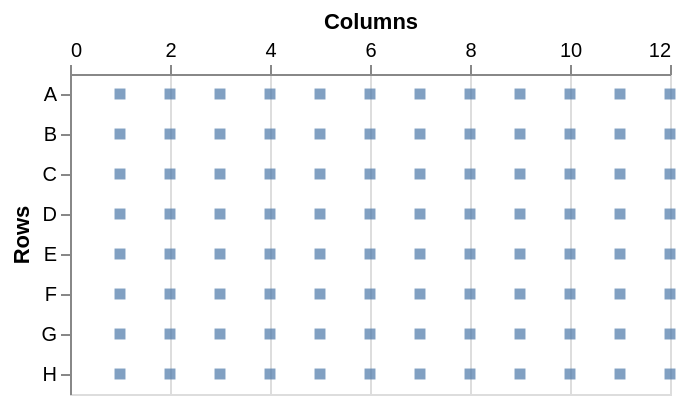

Here is the Vega-Lite specification saved for this chart:
### Vega-Lite specification from a JSON file in a GitHub repository (floating-point values rounded to 4 significant figures)
{"data": {"values": [{"a": "A", "b": 1}, {"a": "A", "b": 2}, {"a": "A", "b": 3}, {"a": "A", "b": 4}, {"a": "A", "b": 5}, {"a": "A", "b": 6}, {"a": "A", "b": 7}, {"a": "A", "b": 8}, {"a": "A", "b": 9}, {"a": "A", "b": 10}, {"a": "A", "b": 11}, {"a": "A", "b": 12}, {"a": "B", "b": 1}, {"a": "B", "b": 2}, {"a": "B", "b": 3}, {"a": "B", "b": 4}, {"a": "B", "b": 5}, {"a": "B", "b": 6}, {"a": "B", "b": 7}, {"a": "B", "b": 8}, {"a": "B", "b": 9}, {"a": "B", "b": 10}, {"a": "B", "b": 11}, {"a": "B", "b": 12}, {"a": "C", "b": 1}, {"a": "C", "b": 2}, {"a": "C", "b": 3}, {"a": "C", "b": 4}, {"a": "C", "b": 5}, {"a": "C", "b": 6}, {"a": "C", "b": 7}, {"a": "C", "b": 8}, {"a": "C", "b": 9}, {"a": "C", "b": 10}, {"a": "C", "b": 11}, {"a": "C", "b": 12}, {"a": "D", "b": 1}, {"a": "D", "b": 2}, {"a": "D", "b": 3}, {"a": "D", "b": 4}, {"a": "D", "b": 5}, {"a": "D", "b": 6}, {"a": "D", "b": 7}, {"a": "D", "b": 8}, {"a": "D", "b": 9}, {"a": "D", "b": 10}, {"a": "D", "b": 11}, {"a": "D", "b": 12}, {"a": "E", "b": 1}, {"a": "E", "b": 2}, {"a": "E", "b": 3}, {"a": "E", "b": 4}, {"a": "E", "b": 5}, {"a": "E", "b": 6}, {"a": "E", "b": 7}, {"a": "E", "b": 8}, {"a": "E", "b": 9}, {"a": "E", "b": 10}, {"a": "E", "b": 11}, {"a": "E", "b": 12}, {"a": "F", "b": 1}, {"a": "F", "b": 2}, {"a": "F", "b": 3}, {"a": "F", "b": 4}, {"a": "F", "b": 5}, {"a": "F", "b": 6}, {"a": "F", "b": 7}, {"a": "F", "b": 8}, {"a": "F", "b": 9}, {"a": "F", "b": 10}, {"a": "F", "b": 11}, {"a": "F", "b": 12}, {"a": "G", "b": 1}, {"a": "G", "b": 2}, {"a": "G", "b": 3}, {"a": "G", "b": 4}, {"a": "G", "b": 5}, {"a": "G", "b": 6}, {"a": "G", "b": 7}, {"a": "G", "b": 8}, {"a": "G", "b": 9}, {"a": "G", "b": 10}, {"a": "G", "b": 11}, {"a": "G", "b": 12}, {"a": "H", "b": 1}, {"a": "H", "b": 2}, {"a": "H", "b": 3}, {"a": "H", "b": 4}, {"a": "H", "b": 5}, {"a": "H", "b": 6}, {"a": "H", "b": 7}, {"a": "H", "b": 8}, {"a": "H", "b": 9}, {"a": "H", "b": 10}, {"a": "H", "b": 11}, {"a": "H", "b": 12}]}, "mark": "square", "encoding": {"x": {"field": "b", "type": "quantitative", "title": "Columns", "axis": {"orient": "top", "labelAngle": 0, "scale": {"reverse": true}}}, "y": {"field": "a", "type": "ordinal", "title": "Rows", "axis": {"orient": "left", "labelAngle": 0}}}}
